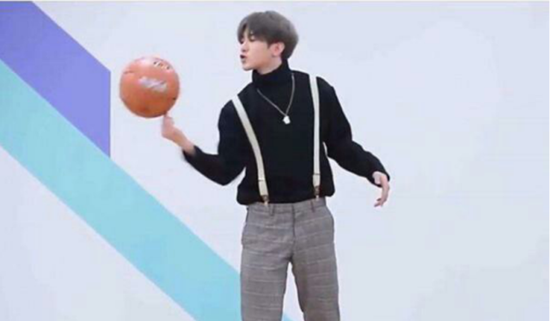
#> input picture ImageEdit/images/1571811257876870.jpg, 550 x 321 px
$ jupyter execute --allow-errors edit.ipynb   (shell and % lines are left out)
#> lines starting #> are read from the running program, lines starting #| are printed output that depends on the picture
[cell 1]
# from google.colab import output
# output.enable_custom_widget_manager()

import matplotlib.pyplot as plt
from ipywidgets import interact

from IPython.display import display, HTML
import numpy as np
import matplotlib.pyplot as plt
import cv2
import sys
# import torch
from PIL import Image
# import torchvision.transforms as transforms

# Load image
image = plt.imread('images/1571811257876870.jpg')
#> image is the input picture: shape (321, 550, 3); mean R, G, B 183.6, 192.9, 209.1
image = cv2.resize(image, (512, 512)) # for saving memory if use SD-pipeline
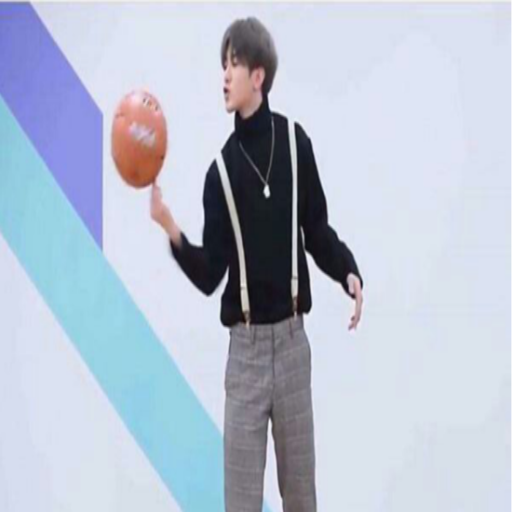
#> image: shape (512, 512, 3); mean R, G, B 183.5, 192.8, 209.1

# Create figure and axis
#> (the rest of this cell did not finish here and is left out)

[cell 2]
import cv2
import numpy as np
#图片路径

img = cv2.imread('images/1571811257876870.jpg')
a =[]
b = []
def on_EVENT_LBUTTONDOWN(event, x, y,flags, param):
    if event == cv2.EVENT_LBUTTONDOWN:
        xy = "%d,%d" % (x, y)
        a.append(x)
        b.append(y)
        cv2.circle(img, (x, y), 1, (0, 0, 255), thickness=-1)
        cv2.putText(img, xy, (x, y), cv2.FONT_HERSHEY_PLAIN,
                    1.0, (0, 0, 0), thickness=1)
        cv2.imshow("image", img)

cv2.namedWindow("image")
cv2.setMouseCallback("image", on_EVENT_LBUTTONDOWN)
cv2.imshow("image", img)
cv2.waitKey(0)
#> (the rest of this cell did not finish here and is left out)
